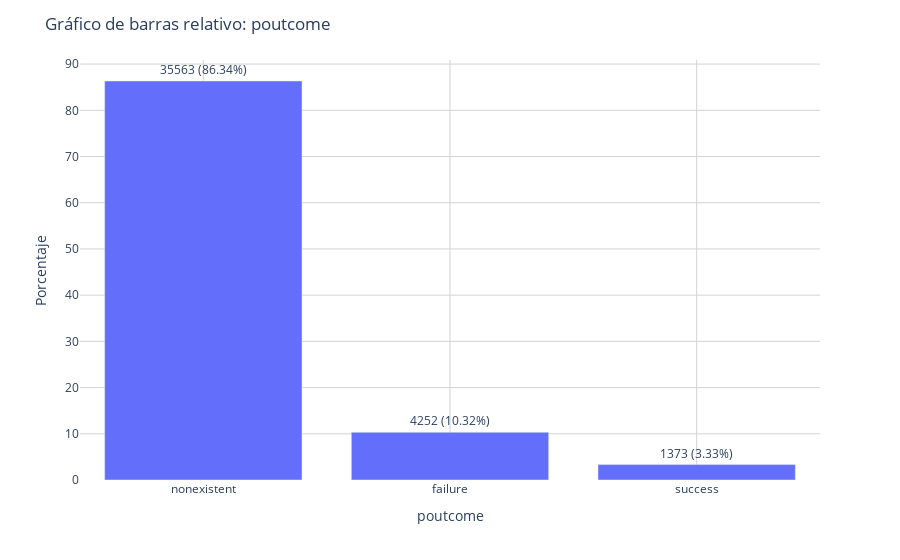

The notebook cell saved with this chart:
### Markdown cell above
### Campaña previa

### Code cell
for col in campana_previa_cat:
    graficar_barras_relativo_px(df_campana_previa, col)

### Figure 1 — Plotly figure (JSON) as saved in the notebook; plotly's stock layout.template omitted (floating-point values rounded to 4 significant figures)
{"data": [{"alignmentgroup": "True", "hovertemplate": "poutcome=%{x}<br>Porcentaje=%{y}<br>Texto=%{text}<extra></extra>", "legendgroup": "", "marker": {"color": "#636efa", "pattern": {"shape": ""}}, "name": "", "offsetgroup": "", "orientation": "v", "showlegend": false, "text": ["35563 (86.34%)", "4252 (10.32%)", "1373 (3.33%)"], "textposition": "outside", "texttemplate": "%{text}", "type": "bar", "x": ["nonexistent", "failure", "success"], "xaxis": "x", "y": [86.34, 10.32, 3.333], "yaxis": "y"}], "layout": {"barmode": "relative", "legend": {"tracegroupgap": 0}, "margin": {"t": 60}, "plot_bgcolor": "white", "title": {"text": "Gráfico de barras relativo: poutcome"}, "xaxis": {"anchor": "y", "domain": [0, 1], "gridcolor": "lightgrey", "showgrid": true, "title": {"text": "poutcome"}}, "yaxis": {"anchor": "x", "domain": [0, 1], "gridcolor": "lightgrey", "showgrid": true, "title": {"text": "Porcentaje"}}}}
